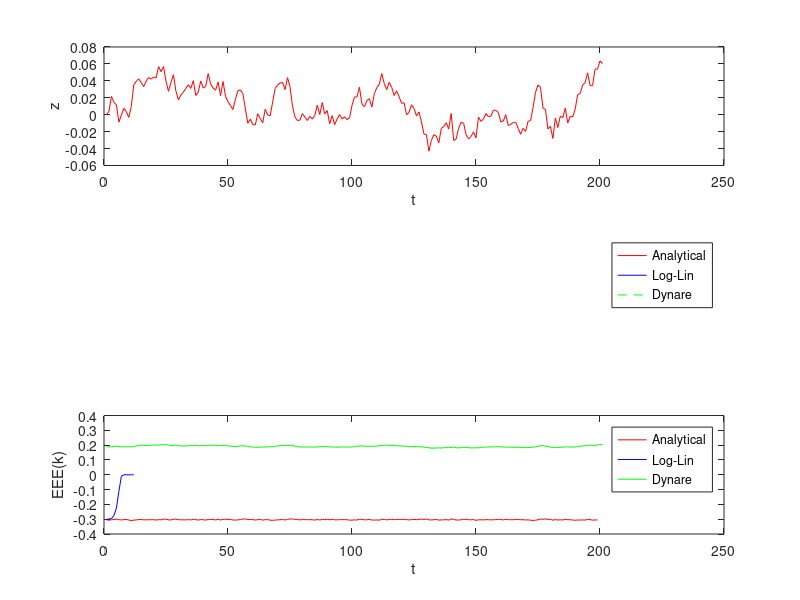

Recreate this plot in MATLAB.
%%%%%%%%%%%%%%%%%%%%%%%%%%%%%%%%%%%%%%%%%%%%%%%%%%%%%%%%%%
%                  TINBERGEN INSTITUTE
%  PROBLEM SET 3 - ADVANCED TOPICS IN MACRO I - QUESTION 2
%                    Block 2 - 2020
%   Instructors: dr. E. Proehl (UvA) and dr. M. Pedroni (UvA)
%   Group members: 
%   Aishameriane V. Schmidt
%   Antonia Kurz
%
%%%%%%%%%%%%%%%%%%%%%%%%%%%%%%%%%%%%%%%%%%%%%%%%%%%%%%%%%%
%
% 1. Draw 200 eps from  N(0,1)
% 2. Simulate z_{t+1} &= rho*z_{t} + sigma*eps_{t+1} with z0=0
% 3. Use policy functions k'(k) to get path for k, via the
%   a) analytical solution
%   b) log-lin solution
%   c) solution provided by Dynare
%%%%%%%%%%%%%%%%%%%%%%%%%%%%%%%%%%%%%%%%%%%%%%%%%%%%%%%%%%
clear all;

%% MAGIC NUMBERS
alpha = 0.33; 
beta  = 0.99;
sigma = 0.01;
rho   = 0.95;
k_ss  = (beta*alpha)^(1/(1-alpha));
c_ss  = (beta*alpha)^(alpha/(1-alpha)) - k_ss;
t     = 200;
z0    = 0;
k0    = k_ss;
seed  = 356;
rng(seed);

%% 1+2: Path for z

% Draw 200 eps from  N(0,1):
z(1,1) = z0;
for i=1:t
 z(i+1,1) = rho*z(i,1)+ sigma*normrnd(0,1);
end

%% 3a: Path for k with the analytical solution
Xa(:,1) = [c_ss ; k0];

% Policy Fct:
for i=1:t
    Xa(1,i)   = (1-alpha*beta) * exp(z(i,1)) * Xa(2,i)^alpha; % consumption
    Xa(2,i+1) = alpha*beta * exp(z(i,1)) * Xa(2,i)^alpha;     % capital
end

%% 3b: Path for k with the log-lin solution of undetermined coeff
Xb(:,1) = [c_ss ; k0]; % in levels
Yb(:,1) = [0;0];       % in SS deviations

% Eigenvalues
% This small piece of code computes the Eigenvalues of our H matrix
% to verify if the system is stable
a = c_ss*(1-alpha)/k_ss + 1;
b = -(1-alpha)*alpha*k_ss^(alpha-1);
c = -c_ss/k_ss;
d = alpha*k_ss^(alpha-1);
H = [a b ;c d];
[v,d] = eig(H);
G = [-(1-alpha)*k_ss^(alpha-1) + rho ; k_ss^(alpha-1)];

% Policy Fct:
for i=1:t
    Yb(:,i+1) = H*Yb(:,i) + G*z(i,1); % SS deviations get shocked
    Xb(1,i+1) = c_ss*exp(Yb(1,i+1));
    Xb(2,i+1) = k_ss*exp(Yb(2,i+1));
end

%% 3c: Path for k with the solution of Dynare
%POLICY AND TRANSITION FUNCTIONS
%                                 c               k               z
% k(-1)                       0.330000        0.330000               0
% z(-1)                       0.950000        0.950000        0.950000
% eps                         0.010000        0.010000        0.010000

Xc(:,1) = [c_ss ; k0];
Yc(:,1) = [0;0];       % in SS deviations

% Policy Fct:
for i=1:t
    Yc(:,i+1) = [0, 0.33; 0, 0.33]*Yc(:,i) + [0.95; 0.95]*z(i,1);
    Xc(1,i+1) = c_ss*exp(Yc(1,i+1));
    Xc(2,i+1) = k_ss*exp(Yc(2,i+1));
end


%% EULER Equation Errors
u_c = @(x) 1/x; % here: is equal to u_c^{-1}
f_k = @(k,z) alpha* exp(z) * k^(alpha-1);

for i=1:t-1
        EEE(1,i) = log10(abs(1- (u_c(beta*(1+f_k(Xa(2,i+1),z(i+1,1)))*u_c(Xa(1,i+1)))/Xa(1,i))));
        EEE(2,i) = log10(abs(1- (u_c(beta*(1+f_k(Xb(2,i+1),z(i+1,1)))*u_c(Xb(1,i+1)))/Xb(1,i))));
        EEE(3,i) = log10(abs(1- (u_c(beta*(1+f_k(Xc(2,i+1),z(i+1,1)))*u_c(Xc(1,i+1)))/Xc(1,i))));
end 

%% PLOTS

figure(1);
% Z
subplot(3,1,1);
plot(z(:,1), 'r');
xlabel('t');
ylabel('z');


% K
subplot(3,1,2);
plot(Xa(2,:), 'r');
hold on

plot(Xb(2,:), 'b');
xlabel('t');
ylabel('k');
hold on

plot(Xc(2,:),'g--');
legend('Analytical','Log-Lin','Dynare');
hold off


% EEE
subplot(3,1,3);
plot(EEE(1,:), 'r');
hold on

plot(EEE(2,:), 'b');
xlabel('t');
ylabel('EEE(k)');
hold on

plot(Xc(2,:), 'g');
legend('Analytical','Log-Lin','Dynare');
hold off
